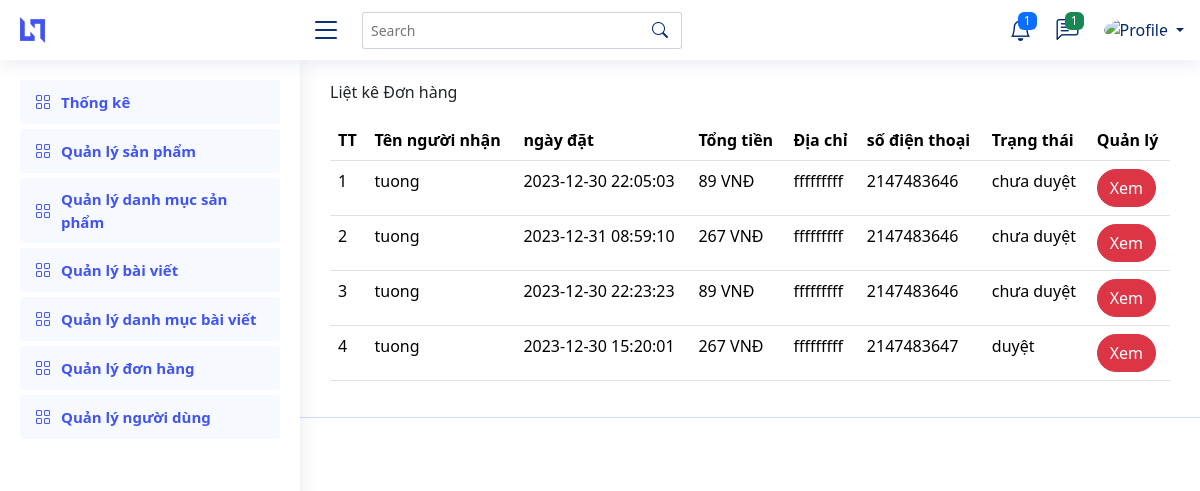
The app's page /Admin/index.php?quanly=donhang&action=lietke with its own data.
### tables this page shows
CREATE TABLE `hoadon` (
  `id_hoadon` int(200) NOT NULL,
  `id_nguoidung` int(200) NOT NULL,
  `timedathang` datetime NOT NULL DEFAULT current_timestamp(),
  `tennguoinhan` varchar(200) NOT NULL,
  `sdt` int(20) NOT NULL,
  `diachi` varchar(200) NOT NULL,
  `tongtien` int(200) NOT NULL,
  `trangthai` varchar(200) NOT NULL
);

### Admin/Controllers/donhang_controller.php (called while the page is built, shortened)
<?php
class Donhang_controller{
    var $dh_model;
    public function __construct(){
     $this->dh_model=new Donhang();
    }
    function lietke(){
        $data_dh=$this->dh_model->lietke();
       require_once("View/index.php");
     }
}

### Admin/Model/connection.php (called while the page is built, shortened)
<?php
    class connection{
        function __construct()
        {
            $severname ="localhost";
            $username ="root";
            $password ="";
            $db_name ="web_mycay";
            $this->mysqli = new mysqli($severname,$username,$password,$db_name);
        }
    }
?>

### Admin/Model/model.php (called while the page is built, shortened)
<?php
require_once("connection.php");
class Model{
    var $table;
    var $contens;
     public function __construct(){
        $conn_model=new connection();
        $this->mysqli=$conn_model->mysqli;
     }
     function lietke()
     {
         $query = "select * from $this->table ORDER BY $this->contens DESC ";
         require("result.php");
         return $data;
     }
}

### Admin/Model/result.php (called while the page is built)
<?php
$result = $this->mysqli->query($query);
$data = array();
while ($row = $result->fetch_assoc()) {
    $data[] = $row;
}
?>

### Admin/View/donhang/lietke.php (the view)
<main id="main" class="main">
<p>Liệt kê Đơn hàng</p>
<div class="table_container">
<table class="table datatable">
  <tr>
  	<th>TT</th>
    <th>Tên người nhận</th>
  	<th>ngày đặt</th>
    <th>Tổng tiền</th>
    <th>Địa chỉ</th>
    <th>số điện thoại</th>
    <th>Trạng thái</th>
    <th> Quản lý</th>
  </tr>
  <?php
  $j = 0;
 for ($i=0; $i <count($data_dh) ; $i++) {
  	$j++;
  ?>
  <tr>
  	<td><?php echo $j ?></td>
    <td><?php echo $data_dh[$i]['tennguoinhan'] ?></td>
    <td><?php echo $data_dh[$i]['timedathang'] ?></td>
    <td><?php echo $data_dh[$i]['tongtien'] ?> VNĐ</td>
    <td><?php echo $data_dh[$i]['diachi'] ?></td>
    <td><?php echo $data_dh[$i]['sdt'] ?></td>
    <td><?php echo $data_dh[$i]['trangthai'] ?></td>
   	<td>
   	<a  class="btn btn-danger rounded-pill" href="?quanly=donhang&action=chitiet&idhoadon=<?php echo $data_dh[$i]['id_hoadon'] ?>">Xem</a>
   	</td>
  </tr>
  <?php
  }
  ?>
</table>
</div>
</main>

### Admin/Public/css/style.css (style rules this page uses)
:root { scroll-behavior: smooth; }
body { font-family: "Open Sans", sans-serif; background: #f6f9ff; color: #444444; }
a { color: #4154f1; text-decoration: none; }
#main { margin-top: 60px; padding: 20px 30px; transition: all 0.3s; }
@media (min-width: 1200px) { #main, #footer { margin-left: 300px; } }

### records on screen
hoadon: tennguoinhan "tuong", timedathang "2023-12-30 22:05:03", tongtien "89", diachi "fffffffff", sdt "2147483646", trangthai "chưa duyệt"
hoadon: tennguoinhan "tuong", timedathang "2023-12-31 08:59:10", tongtien "267", diachi "fffffffff", sdt "2147483646", trangthai "chưa duyệt"
hoadon: tennguoinhan "tuong", timedathang "2023-12-30 22:23:23", tongtien "89", diachi "fffffffff", sdt "2147483646", trangthai "chưa duyệt"
hoadon: tennguoinhan "tuong", timedathang "2023-12-30 15:20:01", tongtien "267", diachi "fffffffff", sdt "2147483647", trangthai "duyệt"
